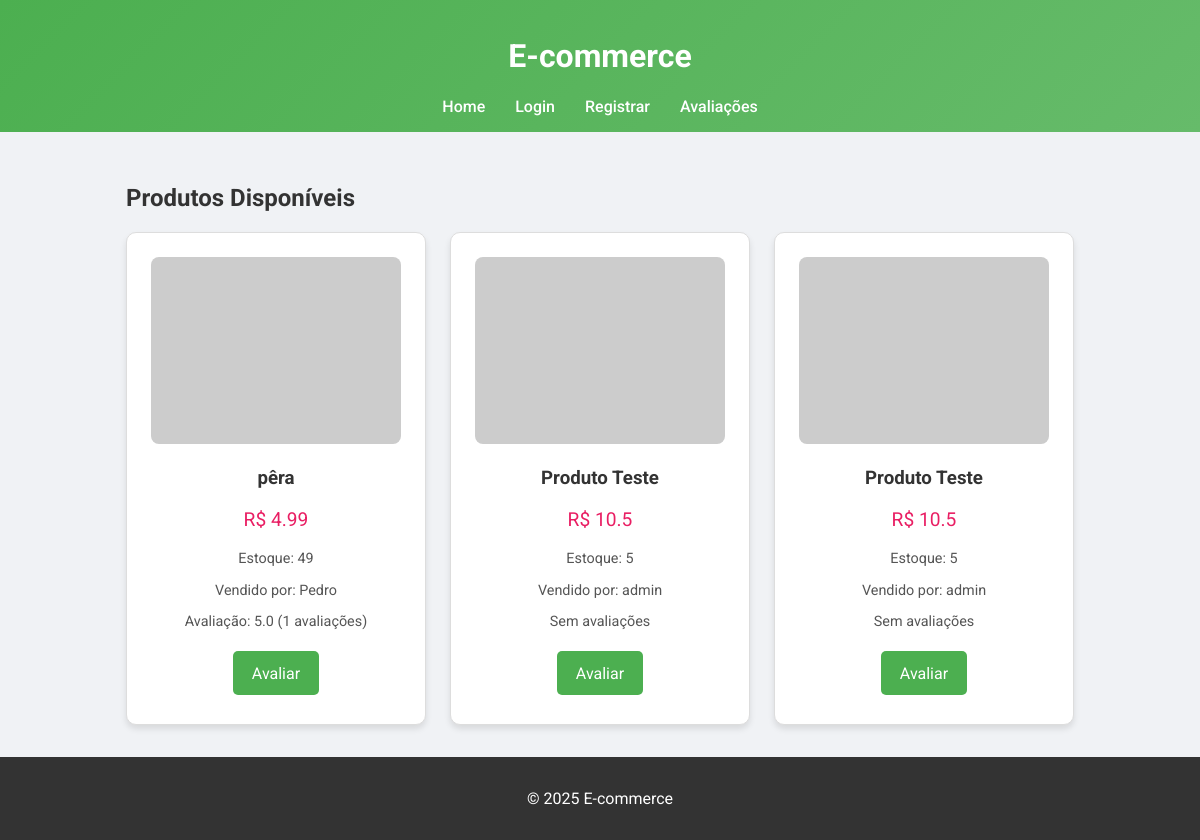
The page / on the database its author committed.
### tables this page shows
CREATE TABLE produtos (
                                    id INTEGER PRIMARY KEY AUTOINCREMENT,
                                    nome TEXT NOT NULL,
                                    preco REAL NOT NULL,
                                    quantidade INTEGER NOT NULL DEFAULT 0,
                                    username TEXT NOT NULL);

### controllers.py (the view)
@bp.route('/')
def index():
    produtos = Produto.listar_todos()
    product_data = []
    for p in produtos:
        product_id, nome, preco, quantidade, seller = p
        avg = Avaliacao.media_rating(product_id)
        count = Avaliacao.contar(product_id)
        product_data.append({
            "id": product_id,
            "nome": nome,
            "preco": preco,
            "quantidade": quantidade,
            "username": seller,
            "avg_rating": avg,
            "count_rating": count
        })
    username = session.get('username')
    return render_template('index.html', produtos=product_data, username=username)

### models.py (called while the page is built)
    @staticmethod
    def get_connection():
        return sqlite3.connect(db_path)

    @staticmethod
    def listar_todos():
        with DatabaseManager.get_connection() as conn:
            cursor = conn.cursor()
            cursor.execute("SELECT * FROM produtos WHERE quantidade > 0")
            return cursor.fetchall()

    @staticmethod
    def media_rating(product_id):
        with DatabaseManager.get_connection() as conn:
            cursor = conn.cursor()
            cursor.execute("SELECT AVG(rating) FROM avaliacoes WHERE product_id = ?", (product_id,))
            avg = cursor.fetchone()[0]
            if avg is None:
                return None
            return round(avg, 1)

    @staticmethod
    def contar(product_id):
        with DatabaseManager.get_connection() as conn:
            cursor = conn.cursor()
            cursor.execute("SELECT COUNT(*) FROM avaliacoes WHERE product_id = ?", (product_id,))
            return cursor.fetchone()[0]

### templates/index.html (shortened to what this page needs)
<!DOCTYPE html>
<html lang="pt-BR">
  <head>
    <link rel="stylesheet" href="/static/style.css" />
  </head>
  <body>
    <header>
      <h1>E-commerce</h1>
      <nav>
        <a href="/">Home</a>
        {% if username %}
        <a href="/admin">Painel Administrativo</a>
        <a href="/carrinho">Carrinho</a>
        <a href="/historico">Histórico</a>
        <a href="/avaliacoes">Avaliações</a>
        <a href="/logout">Logout</a>
        {% else %}
        <a href="/login">Login</a>
        <a href="/register">Registrar</a>
        <a href="/avaliacoes">Avaliações</a>
        {% endif %}
      </nav>
    </header>
    <main>
      <h2>Produtos Disponíveis</h2>
      <div class="product-list">
        {% for produto in produtos %}
        <div class="product-card">
          <div class="product-image">
            <img src="https://via.placeholder.com/200x150" alt="{{ produto.nome }}" />
          </div>
          <div class="product-info">
            <h3>{{ produto.nome }}</h3>
            <p class="price">R$ {{ produto.preco }}</p>
            <p class="stock">Estoque: {{ produto.quantidade }}</p>
            <p class="seller">Vendido por: {{ produto.username }}</p>
            {% if produto.avg_rating %}
            <p class="rating">
              Avaliação: {{ produto.avg_rating }} ({{ produto.count_rating }} avaliações)
            </p>
            {% else %}
            <p class="rating">Sem avaliações</p>
            {% endif %}
          </div>
          <div class="product-actions">
            <a href="/avaliar/{{ produto.id }}" class="btn">Avaliar</a>
          </div>
        </div>
        {% endfor %}
      </div>
    </main>
    <footer>
      <p>&copy; 2025 E-commerce</p>
    </footer>
  </body>
</html>

### static/style.css (style rules this page uses)
html, body { margin: 0; padding: 0; height: 100%; }
body { display: flex; flex-direction: column; min-height: 100vh; font-family: "Roboto", sans-serif; background: #f0f2f5; color: #333; }
header { background: linear-gradient(135deg, #4caf50, #66bb6a); color: #fff; padding: 1rem; text-align: center; }
header nav { display: flex; justify-content: center; flex-wrap: wrap; }
header nav a { color: #fff; text-decoration: none; margin: 0 15px; font-weight: 500; transition: color 0.3s, transform 0.3s; }
main { flex: 1; padding: 2rem; max-width: 1200px; margin: 0 auto; }
.product-list, .avaliacoes-list { display: flex; flex-wrap: wrap; gap: 1.5rem; justify-content: center; }
.product-card, .avaliacao-card { background: #fff; border: 1px solid #ddd; padding: 1.5rem; border-radius: 10px; width: 250px; box-shadow: 0 4px 6px rgba(0, 0, 0, 0.1); transition: transform 0.3s, box-shadow 0.3s; }
.product-image img { width: 100%; border-radius: 8px; }
.product-info { margin-top: 1rem; text-align: center; }
.product-info h3 { margin-bottom: 0.5rem; }
.product-info .price { font-size: 1.2rem; color: #e91e63; }
.product-info .stock, .product-info .seller, .product-info .rating { font-size: 0.9rem; color: #555; }
.product-actions { margin-top: 1rem; text-align: center; }
.btn { display: inline-block; padding: 0.8rem 1.2rem; background-color: #4caf50; color: #fff; text-decoration: none; border-radius: 5px; transition: background-color 0.3s, transform 0.3s; margin: 0.3rem; }
footer { background: #333; color: #fff; text-align: center; padding: 1rem; }

### rows shown on the page
produtos: nome "pêra", preco "4.99", quantidade "49", username "Pedro", avg_rating "5.0", count_rating "1"
produtos: nome "Produto Teste", preco "10.5", quantidade "5", username "admin", shows "Sem avaliações"
produtos: nome "Produto Teste", preco "10.5", quantidade "5", username "admin", shows "Sem avaliações"
